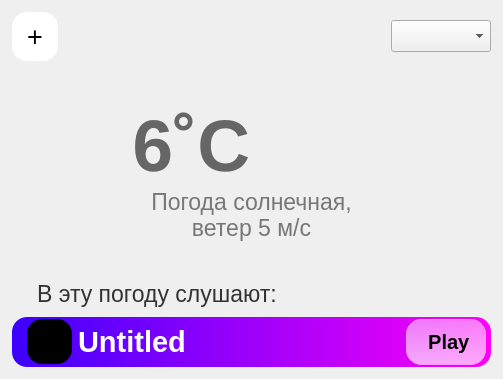
<?xml version="1.0" encoding="UTF-8"?>
<ui version="4.0">
 <class>MainWindow</class>
 <widget class="QMainWindow" name="MainWindow">
  <property name="geometry">
   <rect>
    <x>0</x>
    <y>0</y>
    <width>503</width>
    <height>379</height>
   </rect>
  </property>
  <property name="font">
   <font>
    <family>Arial</family>
   </font>
  </property>
  <property name="windowTitle">
   <string>SunMusic</string>
  </property>
  <property name="styleSheet">
   <string notr="true">font-family: Arial;</string>
  </property>
  <widget class="QWidget" name="centralwidget">
   <layout class="QVBoxLayout" name="verticalLayout" stretch="0,1,0">
    <property name="spacing">
     <number>0</number>
    </property>
    <property name="leftMargin">
     <number>12</number>
    </property>
    <property name="topMargin">
     <number>12</number>
    </property>
    <property name="rightMargin">
     <number>12</number>
    </property>
    <property name="bottomMargin">
     <number>12</number>
    </property>
    <item>
     <layout class="QHBoxLayout" name="horizontalLayout">
      <property name="spacing">
       <number>-1</number>
      </property>
      <property name="bottomMargin">
       <number>12</number>
      </property>
      <item alignment="Qt::AlignLeft">
       <widget class="QPushButton" name="add_button">
        <property name="font">
         <font>
          <family>Arial</family>
          <pointsize>20</pointsize>
          <weight>50</weight>
          <bold>false</bold>
         </font>
        </property>
        <property name="styleSheet">
         <string notr="true">background: white;
padding: 9px 15px;
border: none;
border-radius: 15px</string>
        </property>
        <property name="text">
         <string>+</string>
        </property>
       </widget>
      </item>
      <item alignment="Qt::AlignRight|Qt::AlignVCenter">
       <widget class="QComboBox" name="cities_list">
        <property name="sizePolicy">
         <sizepolicy hsizetype="Minimum" vsizetype="Preferred">
          <horstretch>0</horstretch>
          <verstretch>0</verstretch>
         </sizepolicy>
        </property>
        <property name="minimumSize">
         <size>
          <width>0</width>
          <height>30</height>
         </size>
        </property>
        <property name="font">
         <font>
          <family>Arial</family>
          <pointsize>15</pointsize>
         </font>
        </property>
        <property name="styleSheet">
         <string notr="true"/>
        </property>
       </widget>
      </item>
     </layout>
    </item>
    <item>
     <layout class="QVBoxLayout" name="verticalLayout_2" stretch="5,4">
      <item>
       <layout class="QHBoxLayout" name="horizontalLayout_2" stretch="0,0">
        <item>
         <widget class="QLabel" name="weather_temp">
          <property name="font">
           <font>
            <family>Arial</family>
            <pointsize>55</pointsize>
            <weight>75</weight>
            <bold>true</bold>
           </font>
          </property>
          <property name="styleSheet">
           <string notr="true">font-weight: bold;
color: #666;</string>
          </property>
          <property name="text">
           <string>6˚C</string>
          </property>
          <property name="scaledContents">
           <bool>false</bool>
          </property>
          <property name="alignment">
           <set>Qt::AlignBottom|Qt::AlignRight|Qt::AlignTrailing</set>
          </property>
          <property name="margin">
           <number>0</number>
          </property>
          <property name="indent">
           <number>2</number>
          </property>
         </widget>
        </item>
        <item>
         <widget class="QLabel" name="weather_icon">
          <property name="text">
           <string/>
          </property>
          <property name="pixmap">
           <pixmap>../icons/weather/sunny2.png</pixmap>
          </property>
          <property name="alignment">
           <set>Qt::AlignBottom|Qt::AlignLeading|Qt::AlignLeft</set>
          </property>
         </widget>
        </item>
       </layout>
      </item>
      <item>
       <widget class="QLabel" name="weather_description">
        <property name="font">
         <font>
          <family>Arial</family>
          <pointsize>17</pointsize>
          <italic>false</italic>
          <underline>false</underline>
          <strikeout>false</strikeout>
         </font>
        </property>
        <property name="styleSheet">
         <string notr="true">color: #777</string>
        </property>
        <property name="text">
         <string>Погода солнечная,
ветер 5 м/с</string>
        </property>
        <property name="alignment">
         <set>Qt::AlignHCenter|Qt::AlignTop</set>
        </property>
       </widget>
      </item>
     </layout>
    </item>
    <item>
     <layout class="QVBoxLayout" name="verticalLayout_4" stretch="0,0">
      <item>
       <widget class="QLabel" name="label_4">
        <property name="sizePolicy">
         <sizepolicy hsizetype="Preferred" vsizetype="Fixed">
          <horstretch>0</horstretch>
          <verstretch>0</verstretch>
         </sizepolicy>
        </property>
        <property name="font">
         <font>
          <family>Arial</family>
          <pointsize>17</pointsize>
          <weight>50</weight>
          <italic>false</italic>
          <bold>false</bold>
          <strikeout>false</strikeout>
         </font>
        </property>
        <property name="styleSheet">
         <string notr="true">color: #333; margin-bottom: 10px</string>
        </property>
        <property name="text">
         <string>   В эту погоду слушают:</string>
        </property>
       </widget>
      </item>
      <item alignment="Qt::AlignBottom">
       <widget class="QWidget" name="widget" native="true">
        <property name="sizePolicy">
         <sizepolicy hsizetype="Preferred" vsizetype="Minimum">
          <horstretch>0</horstretch>
          <verstretch>0</verstretch>
         </sizepolicy>
        </property>
        <property name="minimumSize">
         <size>
          <width>0</width>
          <height>50</height>
         </size>
        </property>
        <property name="styleSheet">
         <string notr="true">background: qlineargradient(spread:pad, x1:0, y1:0, x2:1, y2:0, stop:0 rgba(60, 0, 255, 255), stop:1 rgba(255, 0, 246, 255));
border-radius: 15px</string>
        </property>
        <layout class="QHBoxLayout" name="horizontalLayout_4" stretch="0,0,1">
         <property name="leftMargin">
          <number>15</number>
         </property>
         <property name="topMargin">
          <number>0</number>
         </property>
         <property name="rightMargin">
          <number>5</number>
         </property>
         <property name="bottomMargin">
          <number>0</number>
         </property>
         <item alignment="Qt::AlignLeft|Qt::AlignVCenter">
          <widget class="QLabel" name="music_icon">
           <property name="sizePolicy">
            <sizepolicy hsizetype="Minimum" vsizetype="Minimum">
             <horstretch>0</horstretch>
             <verstretch>0</verstretch>
            </sizepolicy>
           </property>
           <property name="minimumSize">
            <size>
             <width>45</width>
             <height>45</height>
            </size>
           </property>
           <property name="styleSheet">
            <string notr="true">background: black</string>
           </property>
           <property name="text">
            <string/>
           </property>
          </widget>
         </item>
         <item alignment="Qt::AlignHCenter">
          <widget class="QLabel" name="music_title">
           <property name="font">
            <font>
             <family>Arial</family>
             <pointsize>22</pointsize>
             <weight>75</weight>
             <bold>true</bold>
            </font>
           </property>
           <property name="styleSheet">
            <string notr="true">background: none; color: white; font-weight: bold</string>
           </property>
           <property name="text">
            <string>Untitled</string>
           </property>
          </widget>
         </item>
         <item alignment="Qt::AlignRight">
          <widget class="QPushButton" name="play_button">
           <property name="font">
            <font>
             <family>Arial</family>
             <pointsize>15</pointsize>
             <weight>75</weight>
             <bold>true</bold>
            </font>
           </property>
           <property name="styleSheet">
            <string notr="true">padding: 10px 15px;
font-weight: bold;
background: qlineargradient(spread:pad, x1:0, y1:0, x2:0, y2:1, stop:0 rgba(255, 255, 255, 120), stop:1 rgba(255, 255, 255, 170));
border: 1px solid rgb(255, 150, 255)</string>
           </property>
           <property name="text">
            <string> Play</string>
           </property>
           <property name="icon">
            <iconset>
             <normaloff>../icons/media/play.png</normaloff>../icons/media/play.png</iconset>
           </property>
          </widget>
         </item>
        </layout>
       </widget>
      </item>
     </layout>
    </item>
   </layout>
  </widget>
 </widget>
 <resources/>
 <connections/>
</ui>
